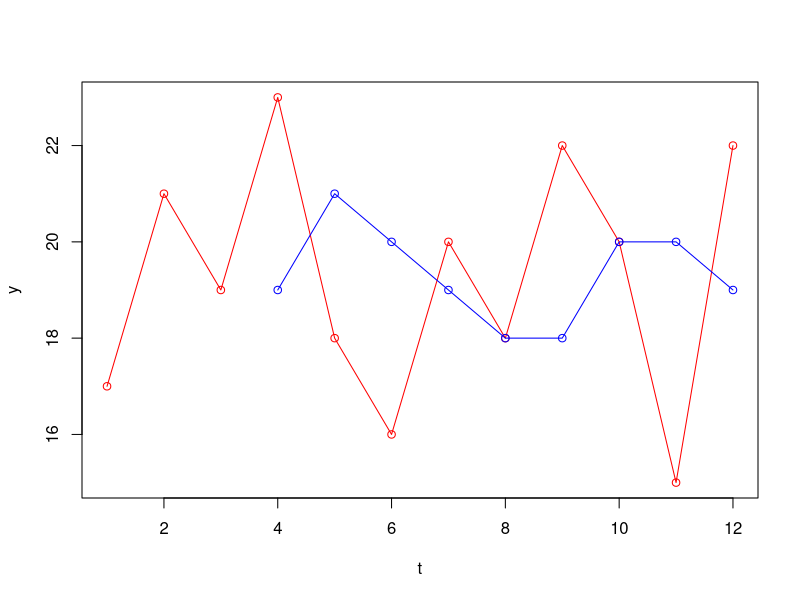
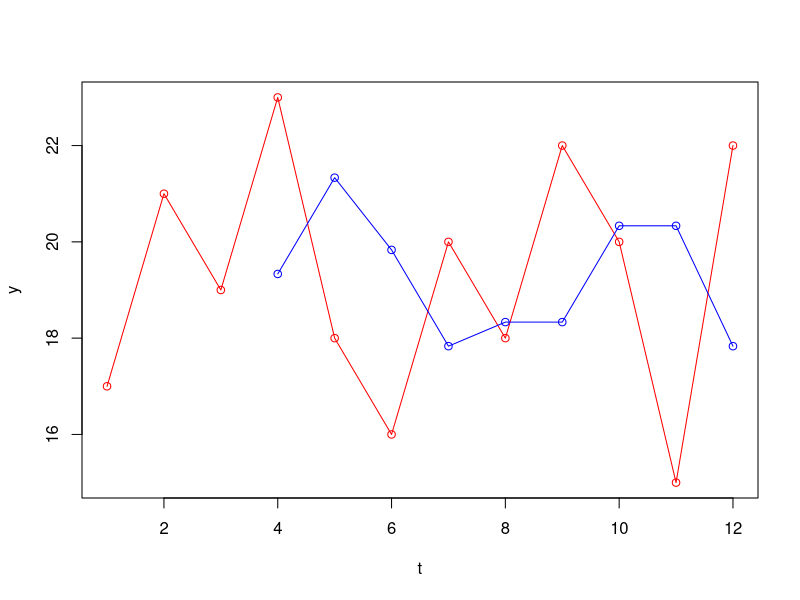
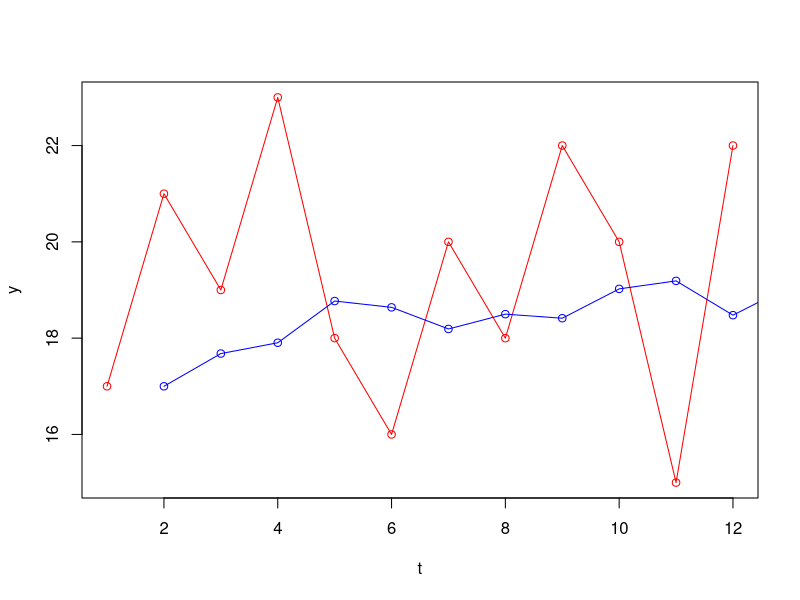
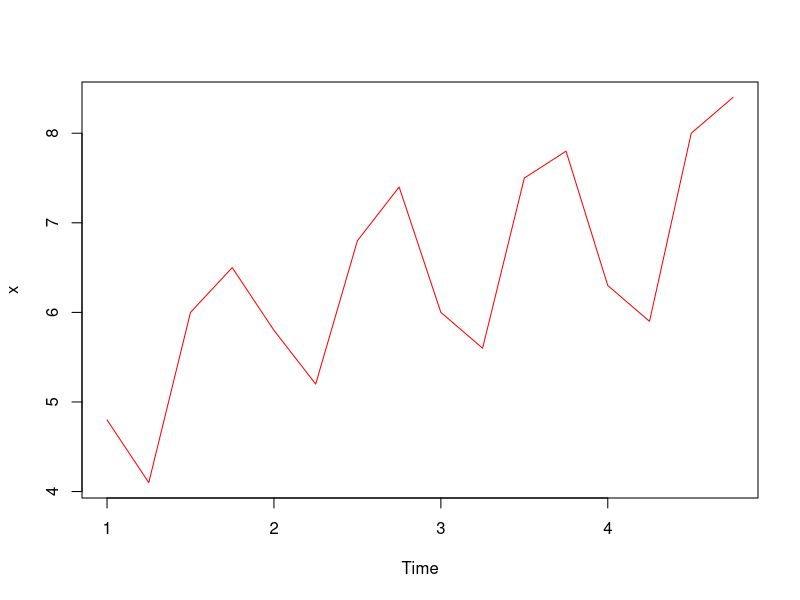
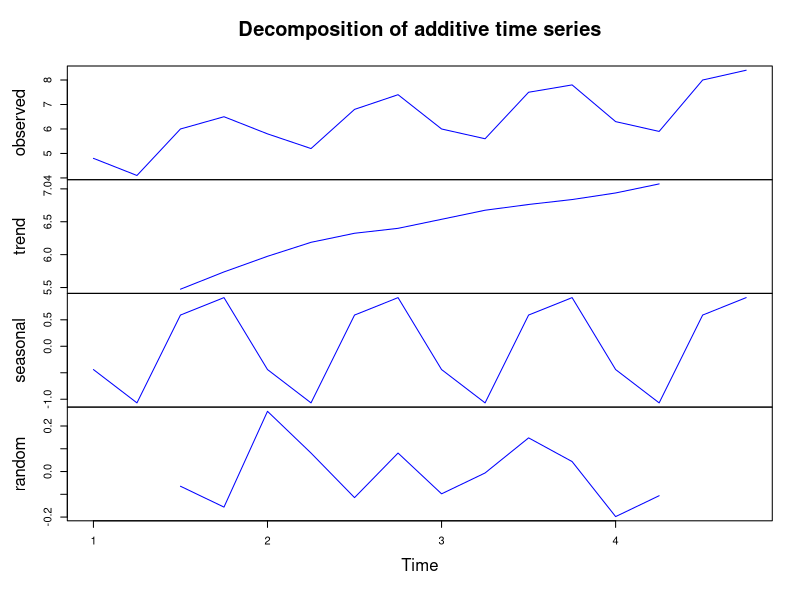
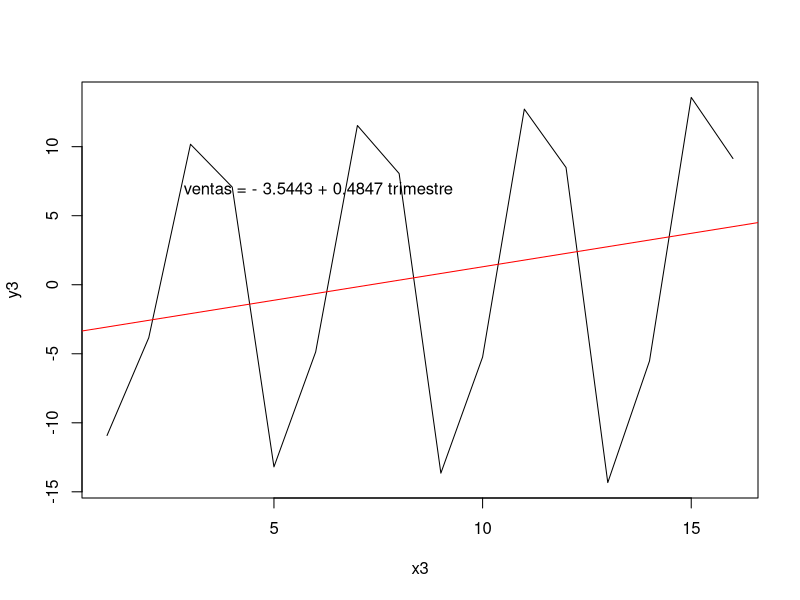

The R source for these figures, in order:
## ---- chunk 1
knitr::opts_chunk$set(echo = TRUE)
library(TTR)
library(forecast)
## ---- chunk 2
y = c(17, 21, 19, 23, 18, 16, 20, 18, 22, 20, 15, 22)
t = 1:12

n = length(y)
## ---- chunk 3
p = NA
e = NA
for(i in 1:(n-3)){
  p[i+3]=(y[i]+y[i+1]+y[i+2])/3; e[i+3] = p[i+3] -y[i+3]
}

maverages = data.frame(t,y,p,e^2)
maverages

CME=mean(e^2,na.rm=TRUE)
CME

plot(t, y, type="o", col="red")
x = (3+1):n
lines(x,p[x],type="o",col="blue")

## ---- chunk 4
p2 = NA
e2 = NA
for(i in 1:(n-3)){
  p2[i+3]=(1/6)*y[i]+(2/6)*y[i+1]+(3/6)*y[i+2]; e2[i+3] = p2[i+3] - y[i+3]
}

mwaverages = data.frame(t,y,p2,e2^2)
mwaverages

CME=mean(e2^2,na.rm=TRUE)
CME

plot(t, y, type="o", col="red")
x2 = (3+1):n
lines(x2,p2[x2],type="o",col="blue")
## ---- chunk 5
p3 = NA
e3 = NA

p3[1]=y[1]
p3[2]=y[1]

alfas = seq(0.05,0.5,0.01)

for (a in alfas) {
  for(i in 3:n){
    p3[i]=a*y[i-1]+(1-a)*p3[i-1]; e3[i] = y[i]- p3[i]
  }
  
  CME=mean(e3^2,na.rm=TRUE)
  print(paste(a, ": ",round(CME, 4)))
}

## ---- chunk 6

best_a = 0.17

for(i in 3:(n+1)){
  p3[i]=best_a*y[i-1]+(1-best_a)*p3[i-1]; e3[i] = y[i]- p3[i]
}

# smooth_exp = data.frame(t,y,p3,e3^2)
# smooth_exp

CME=mean(e3^2,na.rm=TRUE)
print(paste("CME:",CME))

plot(t, y, type="o", col="red")
x3 = 2:(n+1)
lines(x3,p3[x3],type="o",col="blue")

print(paste("Pred:", p3[length(p3)]))  
## ---- chunk 7
ventas = c(4.8, 4.1, 6, 6.5, 5.8, 5.2, 6.8, 7.4, 6, 5.6, 7.5, 7.8, 6.3, 5.9, 8, 8.4)
x= ts(ventas, frequency = 4, start(c(2016,1)))
plot.ts(x, col = "red")

T = decompose(x)
plot(T, col ="blue")
## ---- chunk 8
T$seasonal
## ---- chunk 9
ventas_desestacionalizadas = (T$x)/(T$seasonal)
x3 = 1:16
y3 = ventas_desestacionalizadas
N3 = lm(y3~x3)
N3
plot(x3, y3, type = "l")
abline(N3, col = "red")
text(6, 7, " ventas = - 3.5443 + 0.4847 trimestre")
## ---- chunk 10
f = function(x) {- 3.5443 + 0.4847*x}

predicciones <- predict(N3)

# Cálculo del CME
errores <- ventas_desestacionalizadas - predicciones
CME <- mean(errores^2)
print(paste("CME:",CME))

# Cálculo del EPAM
EPAM <- mean(abs(errores))
print(paste("EPAM:",EPAM))

a1 = T$seasonal[1]
a2 =T$seasonal[2]
a3 = T$seasonal[3]
a4 = T$seasonal[4]

f(17)*a1*1000
f(18)*a2*1000
f(19)*a3*1000
f(20)*a4*1000
